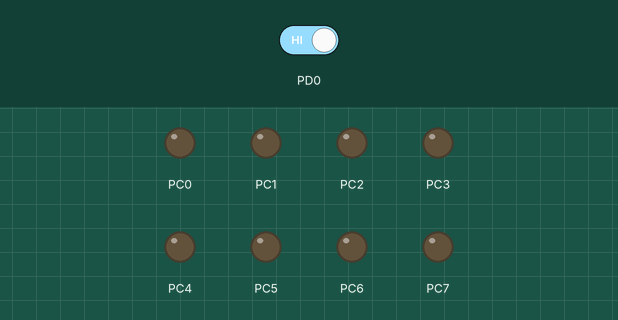
This program was run on a simulated ATmega128, built with avr-gcc and emulated at 16 MHz. Shown: output pins drawn as LEDs (lit = HIGH). Dashed ring = blinking. The test bench sets the inputs (shaded band); at power-on: PD0 HIGH.

Above: at 1.4 s.
1.5 s: PD0 driven LOW
At 1.65 s:
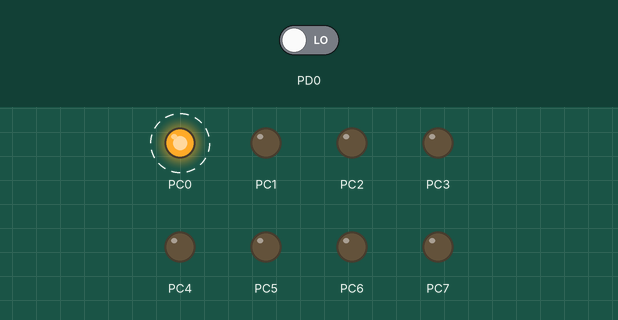
At 2.25 s:
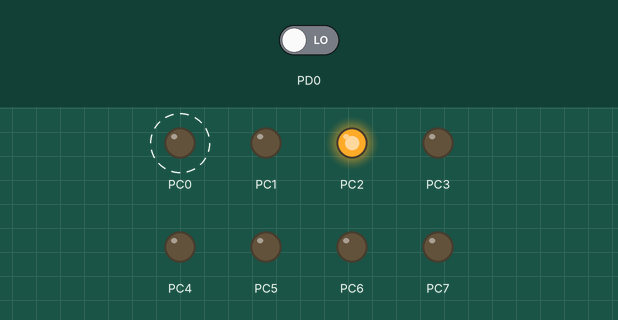
4.5 s: PD0 driven HIGH
At 5.7 s:
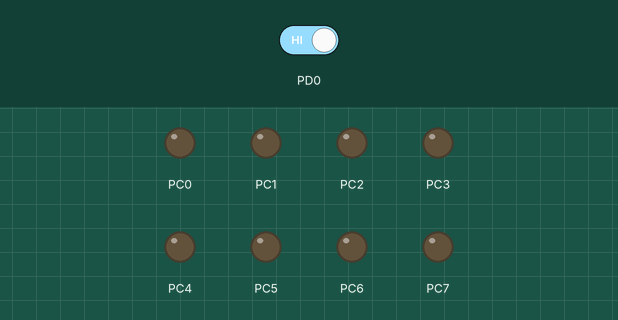
Timing chart, 0 to 7.5 s (numbered marks = the images above; inputs shaded):
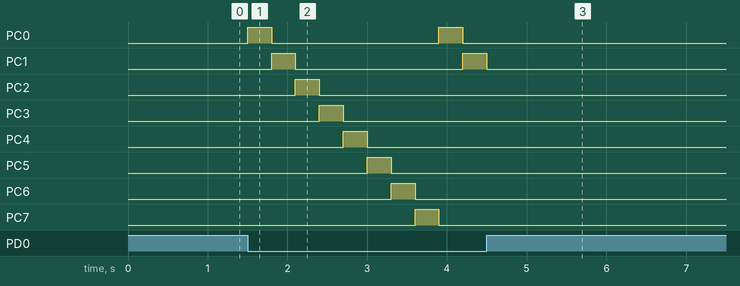

The program:

main.c
```c
#include <avr/io.h>
#include <util/delay.h>


int main(void)
{
	int switch1;
	unsigned char led = 0;

	DDRC=0xff;
    DDRD=0x00;
	while(1)
	{
		switch1=(PIND&(1<<PIND0));

		if(switch1==0)
		{
			if(led == 0)
			{
				led = 0x01;
			}
			else if(led == 0x80)
			{
				led = 0x01;
			}
			else
			{
				led = led << 1;
			}
		}
		else
		{
			led=0;
		}
		PORTC = led;
		_delay_ms(300);
	}
	return 0;
}
```

Measured:
- after the input at 1.5 s, PC0: alternates HIGH for 0.30 s and LOW for 2.1 s, starting at once; PC1: LOW → HIGH after 0.30 s, → LOW 0.30 s later, → HIGH 2.1 s later; PC2: LOW → HIGH after 0.60 s, → LOW 0.30 s later; PC3: LOW → HIGH after 0.90 s, → LOW 0.30 s later; PC4: LOW → HIGH after 1.2 s, → LOW 0.30 s later
- after the input at 4.5 s, PC0, PC2–7: stops changing and stays LOW; PC1: goes on until 4.5 s, then stays LOW
